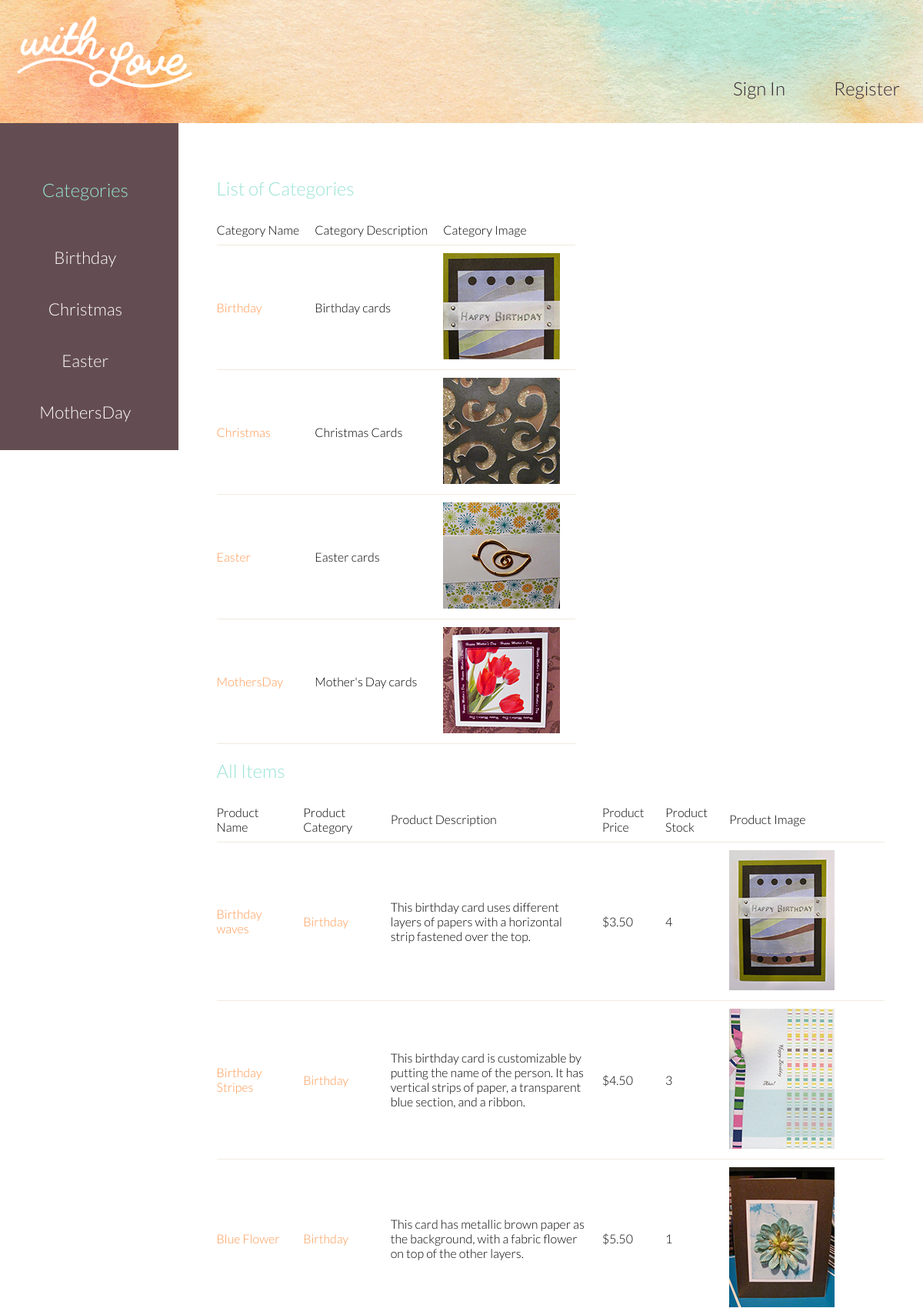
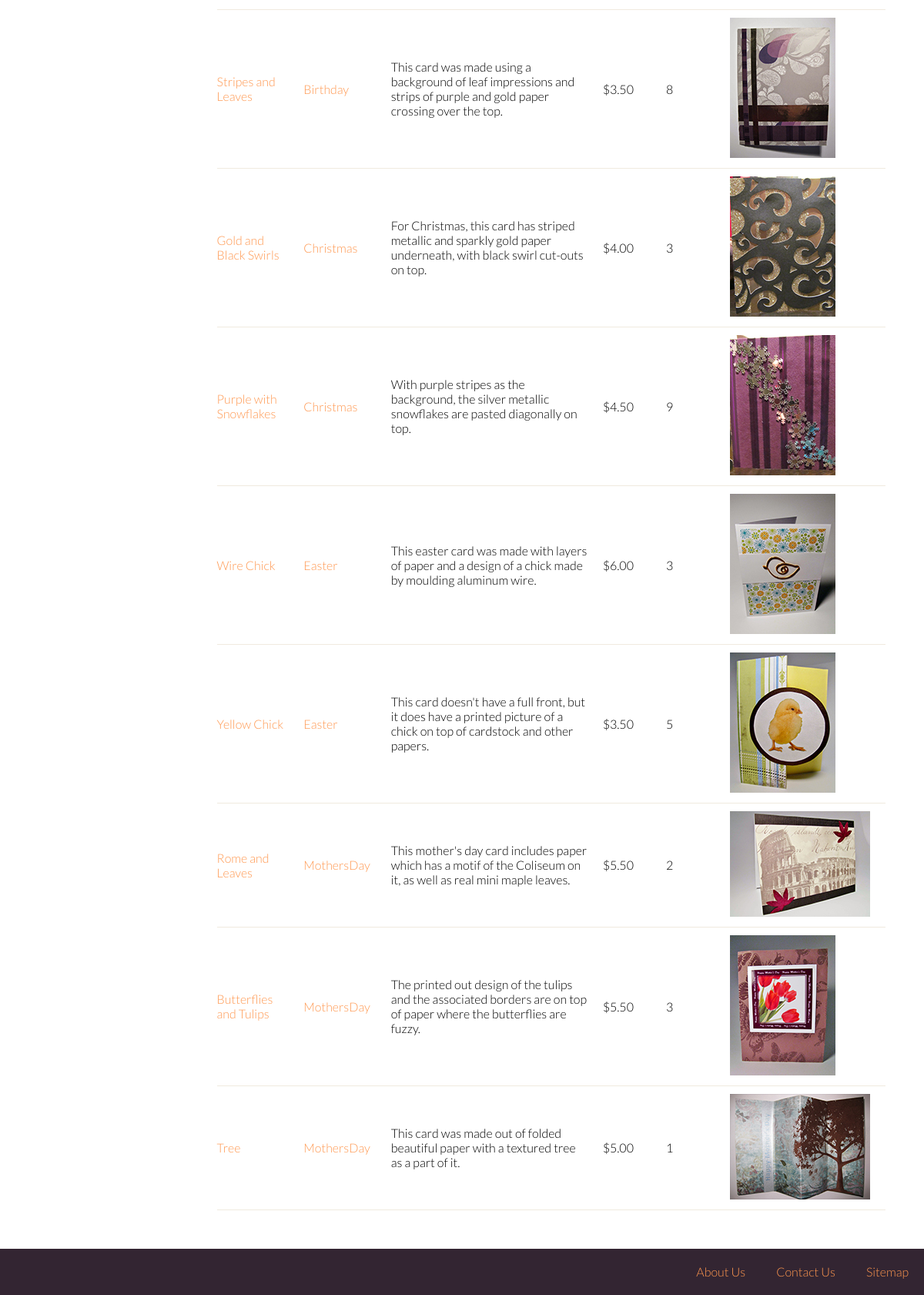
Screenshot of /catalog.php with the database file from the repository (2 pictures, top to bottom).
### tables this page shows
CREATE TABLE IF NOT EXISTS `categories` (
  `cat_name` varchar(50) NOT NULL,
  `cat_desc` varchar(250) NOT NULL,
  `cat_img` varchar(50) NOT NULL,
  PRIMARY KEY (`cat_name`)
);

CREATE TABLE IF NOT EXISTS `products` (
  `prod_id` int(11) NOT NULL AUTO_INCREMENT,
  `prod_name` varchar(50) NOT NULL,
  `prod_cat` varchar(50) NOT NULL,
  `prod_desc` varchar(250) NOT NULL,
  `prod_price` decimal(4,2) NOT NULL,
  `prod_stock` int(11) NOT NULL,
  `prod_image` varchar(50) NOT NULL,
  PRIMARY KEY (`prod_id`)
);

### catalog.php (the view, shortened to what this page needs)
<?php
    $pageName = "Catalog";
    include "part_head.php";
    include "part_header.php";
?>
<main>
    <?php
        $resultCat = mysql_query( "SELECT * FROM categories" ) or die ("Retrieving information failed:".mysql_error());
        $strCat="";
        $resultItems = mysql_query("SELECT * FROM products") or die ("Retrieving information failed:".mysql_error());
    ?>
    <?php include "part_sidebar.php" ?>
    <div class="content">
        <h2>List of Categories</h2>
        <table class="categoriesTable">
            <tr>
                <td>Category Name</td>
                <td>Category Description</td>
                <td>Category Image</td>
            </tr>
            <?php
                if($num_rows_cat = 0){
                    echo "No categories.";
                } else {
                    while($row1 = mysql_fetch_array($resultCat)){
                        echo '<tr>
                                <td><a href="items.php?category='.$row1['cat_name'].'">'.$row1['cat_name'].'</a></td>
                                <td>'.$row1['cat_desc'].'</td>
                                <td><a href="items.php?category='.$row1['cat_name'].'"><img src="images/'.$row1['cat_img'].'" alt="'.$row1['cat_img'].'"/></a></td>
                            </tr>';
                    }
                }
            ?>
        </table>
        <h2>All Items</h2>
        <table class="allItemsTable">
            <tr>
                <td>Product Name</td>
                <td>Product Category</td>
                <td>Product Description</td>
                <td>Product Price</td>
                <td>Product Stock</td>
                <td>Product Image</td>
            </tr>
            <?php
                if($num_rows_items = 0){
                    echo "No products. Come back soon!";
                } else {
                    while($row2 = mysql_fetch_array($resultItems)){
                        echo '<tr>
                                <td><a href="itemDetails.php?item='.$row2['prod_id'].'">'.$row2['prod_name'].'</a></td>
                                <td><a href="items.php?category='.$row2['prod_cat'].'">'.$row2['prod_cat'].'</a></td>
                                <td>'.$row2['prod_desc'].'</td>
                                <td>$'.$row2['prod_price'].'</td>
                                <td>'.$row2['prod_stock'].'</td>
                                <td><a href="itemDetails.php?item='.$row2['prod_id'].'"><img src="images/'.$row2['prod_image'].'" alt="'.$row2['prod_image'].'"/></a></td>
                            </tr>';
                    }
                }
            ?>
        </table>
    </div>
</main>
<?php include "part_footer.php" ?>

### part_head.php (shortened to what this page needs)
<!doctype html>
<html>
    <head>
        <link rel="stylesheet" href="css/style.css">
    </head>
    <body>

### part_header.php
<header>
	<?php
	    if ($_SESSION["user"]=="" || $_SESSION["user"]=="undefined"){
	    	?>
	    	<div class="logoContainer"><a href="login.php"><img class="logo" src="images/logo.png" alt="With Love"></a></div>
			<?php
	        include "part_navLoggedOut.php";
	    } else if ($pageName == "Sign Out") {
	    	session_destroy();
	    	?>
	    	<meta http-equiv="refresh" content="0;URL=signOut.php" />
	    	<?php
	    } else {
	    	?>
	    	<div class="logoContainer"><a href="catalog.php"><img class="logo" src="images/logo.png" alt="With Love"></a></div>
			<?php
	        include "part_navLoggedIn.php";
	    }
	?>
</header>

### part_navLoggedOut.php
<nav>
	<ul>
		<li<?php if ($pageName=="Log In")
echo " class=\"currentpage\""; ?>><a href="login.php">Sign In</a></li>
		<li<?php if ($pageName=="Registration")
echo " class=\"currentpage\""; ?>><a href="registration.php">Register</a></li>
	</ul>
</nav>

### part_sidebar.php (shortened to what this page needs)
<aside>
	<ul>
		<li><h2>Categories</h2></li>
		<?php
			$category = mysql_query( "SELECT * FROM categories" ) or die ("Retrieving information failed:".mysql_error());
		    if($num_rows = 0){
		        echo "No categories.";
		    } else {
		        while($row = mysql_fetch_array($category)){
		        	if ($strCat==$row["cat_name"]) {
		        		echo "<li class='currentCategory'><a href='items.php?category=".$row["cat_name"]."'>".$row["cat_name"]."</a></li>";
		        	} else {
		        		echo "<li><a href='items.php?category=".$row["cat_name"]."'>".$row["cat_name"]."</a></li>";
		        	}
		        }
		    }
		?>
	</ul>
</aside>

### part_footer.php (shortened to what this page needs)
<footer>
	<p><a href="about.php">About Us</a></p>
	<p><a href="contact.php">Contact Us</a></p>
	<p><a href="sitemap.php">Sitemap</a></p>
</footer>
    </body>
</html>

### css/style.css (style rules this page uses)
* { font-family: 'Lato', sans-serif; font-weight: 300; }
body { margin: 0 auto; display: flex; min-height: 100vh; flex-direction: column; }
main { display: flex; flex: 1; }
.content { padding: 50px; width: 100%; display: inline-block; }
a { color: #ff974f; text-decoration: none; }
header { background-image: url("../images/background1.png"); background-size: 100%; width: 100%; height: 160px; }
.logo { padding: 20px; width: 230px; float: left; }
nav ul { margin: 0 auto; padding: 0; float: right; }
nav li { margin-top: 100px; display: inline-block; }
nav li a { text-decoration: none; font-size: 24px; padding: 5px 30px; color: #332532; }
aside { padding-top: 16px; width: 320px; height: calc(-120%); display: inline-block; background-color: #644d52; text-align: center; }
aside ul { margin-left: -50px; list-style-type: none; }
aside li { font-size: 22px; padding: 20px 0px; }
aside a { text-decoration: none; color: white; }
h2 { font-size: 24px; color: #98e3d5; }
table { border-collapse: collapse; border-spacing: 0; }
td { padding: 10px 20px 10px 0; border-bottom: 1px solid #f0eadf; }
footer { background-color: #332532; height: 60px; display: flex; justify-content: flex-end; }
footer p { color: #ff974f; display: inline-block; margin: 20px; }

### rows the page displays
categories: cat_name "Birthday", cat_desc "Birthday cards", cat_img (picture)
categories: cat_name "Christmas", cat_desc "Christmas Cards", cat_img (picture)
categories: cat_name "Easter", cat_desc "Easter cards", cat_img (picture)
categories: cat_name "MothersDay", cat_desc "Mother's Day cards", cat_img (picture)
products: prod_name "Birthday waves", prod_cat "Birthday", prod_desc "This birthday card uses different layers of papers with a horizontal strip fastened over the top.", prod_price "3.50", prod_stock "4", prod_image (picture)
products: prod_name "Birthday Stripes", prod_cat "Birthday", prod_desc "This birthday card is customizable by putting the name of the person. It has vertical strips of paper, a transparent blue section, and a ribbon.", prod_price "4.50", prod_stock "3", prod_image (picture)
products: prod_name "Blue Flower", prod_cat "Birthday", prod_desc "This card has metallic brown paper as the background, with a fabric flower on top of the other layers.", prod_price "5.50", prod_stock "1", prod_image (picture)
products: prod_name "Stripes and Leaves", prod_cat "Birthday", prod_desc "This card was made using a background of leaf impressions and strips of purple and gold paper crossing over the top.", prod_price "3.50", prod_stock "8", prod_image (picture)
products: prod_name "Gold and Black Swirls", prod_cat "Christmas", prod_desc "For Christmas, this card has striped metallic and sparkly gold paper underneath, with black swirl cut-outs on top.", prod_price "4.00", prod_stock "3", prod_image (picture)
products: prod_name "Purple with Snowflakes", prod_cat "Christmas", prod_desc "With purple stripes as the background, the silver metallic snowflakes are pasted diagonally on top.", prod_price "4.50", prod_stock "9", prod_image (picture)
products: prod_name "Wire Chick", prod_cat "Easter", prod_desc "This easter card was made with layers of paper and a design of a chick made by moulding aluminum wire.", prod_price "6.00", prod_stock "3", prod_image (picture)
products: prod_name "Yellow Chick", prod_cat "Easter", prod_desc "This card doesn't have a full front, but it does have a printed picture of a chick on top of cardstock and other papers.", prod_price "3.50", prod_stock "5", prod_image (picture)
products: prod_name "Rome and Leaves", prod_cat "MothersDay", prod_desc "This mother's day card includes paper which has a motif of the Coliseum on it, as well as real mini maple leaves.", prod_price "5.50", prod_stock "2", prod_image (picture)
products: prod_name "Butterflies and Tulips", prod_cat "MothersDay", prod_desc "The printed out design of the tulips and the associated borders are on top of paper where the butterflies are fuzzy.", prod_price "5.50", prod_stock "3", prod_image (picture)
products: prod_name "Tree", prod_cat "MothersDay", prod_desc "This card was made out of folded beautiful paper with a textured tree as a part of it.", prod_price "5.00", prod_stock "1", prod_image (picture)
